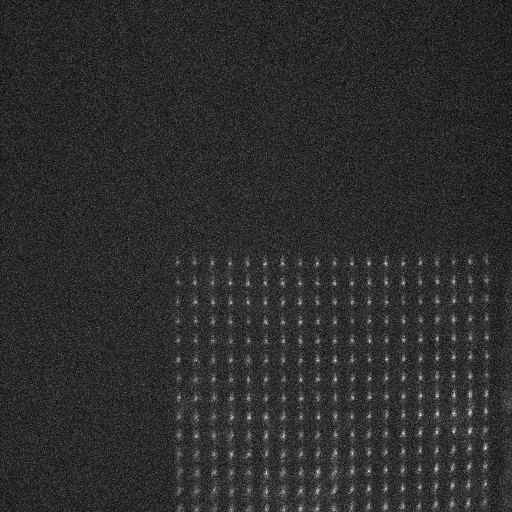
#> input picture calibration/100x/488.tif, 512 x 512 px
$ python fiona_python_2.py
#> lines starting #> are read from the running program, lines starting #| are printed output that depends on the picture; long printed decimals are rounded
# -*- coding: utf-8 -*-
"""
Created on Sat Aug 15 12:32:33 2015

@author: Andre
"""
import seaborn as sns
sns.set()
import matplotlib.pyplot as plt
import numpy as np
from mpl_toolkits.mplot3d import Axes3D
import scipy.optimize as sp
from scipy.spatial import distance


plt.close('all')
#####################################################################################
def twoD_Gaussian(x_y, offset, amplitude, xo, yo, sigma_x, sigma_y, theta):
    x, y = x_y
    xo = float(xo)
    yo = float(yo)
    a = (np.cos(theta)**2)/(2*sigma_x**2) + (np.sin(theta)**2)/(2*sigma_y**2)
    b = -(np.sin(2*theta))/(4*sigma_x**2) + (np.sin(2*theta))/(4*sigma_y**2)
    c = (np.sin(theta)**2)/(2*sigma_x**2) + (np.cos(theta)**2)/(2*sigma_y**2)
    g = offset + amplitude*np.exp( - (a*((x-xo)**2) + 2*b*(x-xo)*(y-yo)
                            + c*((y-yo)**2)))
    return g.ravel()

###################################################################################


imagesFiles = [ '488.tif',  '592.tif', '680.tif', '735.tif']


initialPoint = np.array([[177, 262], [177, 308], [180,334], [185,349]])

zeroPoint = 680


#############################################

centerPos = []

for i,items in enumerate(imagesFiles):

    image = plt.imread(items) #read image file
#> image is the input picture: shape (512, 512) uint16; min 1009, max 9780, mean 2502.3

    squareSize = 16

    X, Y = np.mgrid[initialPoint[i][0]-squareSize/2:initialPoint[i][0]+squareSize/2 +1,initialPoint[i][1]-squareSize/2:initialPoint[i][1]+squareSize/2 +1]

    imageMask =  image[int(np.min(Y)):int(np.max(Y))+1, int(np.min(X)):int(np.max(X))+1] #to mask it correctly we have to invert X and Y here

    ig = (np.min(image), np.max(image) , initialPoint[i][0], initialPoint[i][1], 2.0, 2.0, 0.0)
#> ig = (1009, 9780, 177, 262, 2, 2, 0)
    inpars, pcov = sp.curve_fit(twoD_Gaussian,(X,Y), imageMask.ravel(), p0=ig, maxfev=20000)
#> inpars = [2549.7, 2697.4, 177, 262.1, 1.82, 1.27, 0.327]
    fit3 = twoD_Gaussian((X, Y), *inpars).reshape(len(X),len(Y))


    #Plot image
    fig1 = plt.figure()
    ax1 = fig1.add_subplot(111, projection='3d')
    ax1.plot_surface(X, Y, imageMask, rstride=1, cstride=1, cmap="hsv", linewidth=0, antialiased=False, alpha=0.5)
    ax1.plot_wireframe(X, Y, fit3, color="black", linewidth=3, alpha=0.3)
    ax1.set_xlabel("Pixels")
    ax1.set_ylabel("Pixels")
    ax1.set_zlabel("Intensity")
    plt.title(items)
    plt.show()
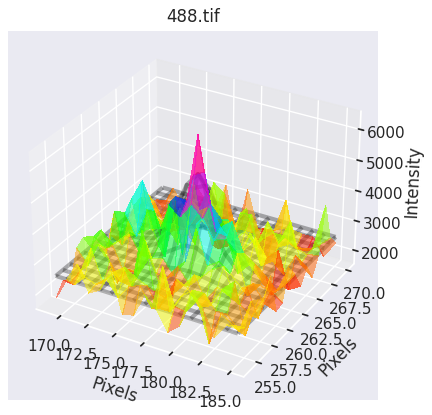
#> figure drawn by matplotlib, 1 panel


    # Getting center and standard deviation in x and y
    xCenter = inpars[2]       # Center of x in nanometer
#> xCenter = 177
    yCenter = inpars[3]       # Center of y in nanometer
#> yCenter = 262.1
    print('==========================')
    print(items)
    print('X pos: ' + str(xCenter))
#| X pos: 177.023
    print('Y pos: ' + str(yCenter))
#| Y pos: 262.100
    print('===========================')

    splitName = items.split('.tif')
    centerPos.append([int(splitName[0]), xCenter, yCenter])
#> pass 2 of the loop `for i,items in enumerate(imagesFiles):`:
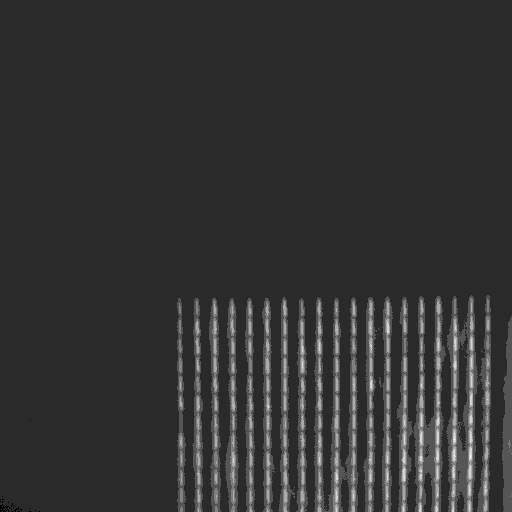
#> input picture calibration/100x/592.tif, 512 x 512 px
#> image is the input picture: shape (512, 512) uint16; min 1000, max 2337, mean 1179.3
#> ig = (1000, 2337, 177, 308, 2, 2, 0)
#> inpars = [1127, 532.5, 176.6, 310.3, 1.54, 6.95, -14.2]
#> `plt.show()`:
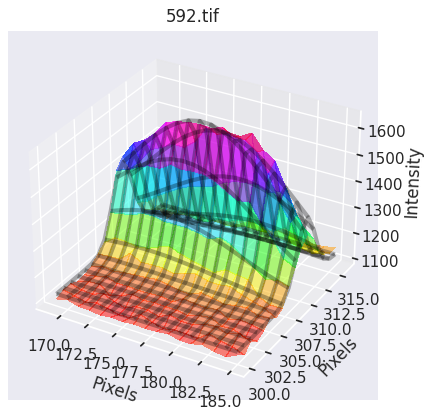
#> figure drawn by matplotlib, 1 panel
#> xCenter = 176.6
#> yCenter = 310.3
#| X pos: 176.587
#| Y pos: 310.278
#> pass 3 of the loop `for i,items in enumerate(imagesFiles):`:
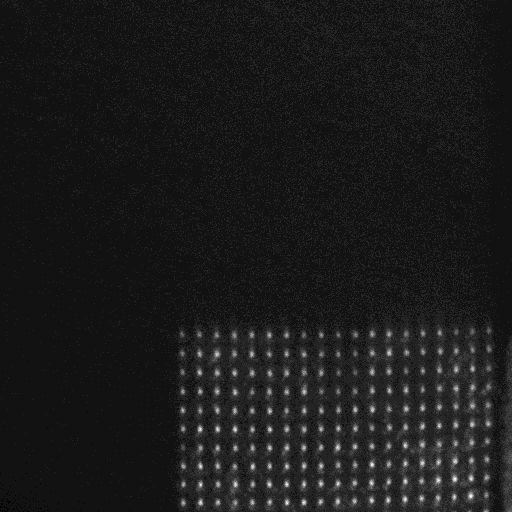
#> input picture calibration/100x/680.tif, 512 x 512 px
#> image is the input picture: shape (512, 512) uint16; min 988, max 4539, mean 1296.2
#> ig = (988, 4539, 180, 334, 2, 2, 0)
#> inpars = [1255.4, 1146, 179.7, 335.7, 2.52, 1.6, -0.203]
#> `plt.show()`:
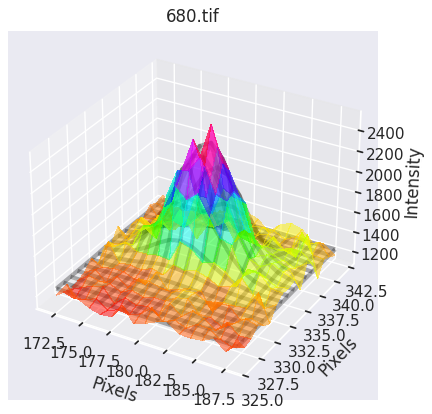
#> figure drawn by matplotlib, 1 panel
#> xCenter = 179.7
#> yCenter = 335.7
#| X pos: 179.744
#| Y pos: 335.693
#> the loop made 4 passes; the first 3 are shown

centerPos = np.array(centerPos)

distancesAll = distance.cdist(centerPos[:,1:3], centerPos[:,1:3])

pixelRef_ind = np.where(centerPos[:,0] == zeroPoint)[0][0]

distanceCenter = distancesAll[pixelRef_ind, :]

distanceCenter[0:pixelRef_ind] = distanceCenter[0:pixelRef_ind]*-1

plt.figure()
plt.plot(distanceCenter, centerPos[:,0], 'o')
plt.xlabel('Pixel Displacement')
plt.ylabel('Wavelength (nm)')
plt.title('Pixel Displacement by Wavelength')


z = np.polyfit(distanceCenter, centerPos[:,0], 3)
p = np.poly1d(z)

xx = np.arange(np.min(distanceCenter)-2, np.max(distanceCenter)+2, 0.5)
#> xx = 183 values from -75.64 to 15.36
yy = p(xx)
plt.plot(xx,yy, '--r')
#plt.show()
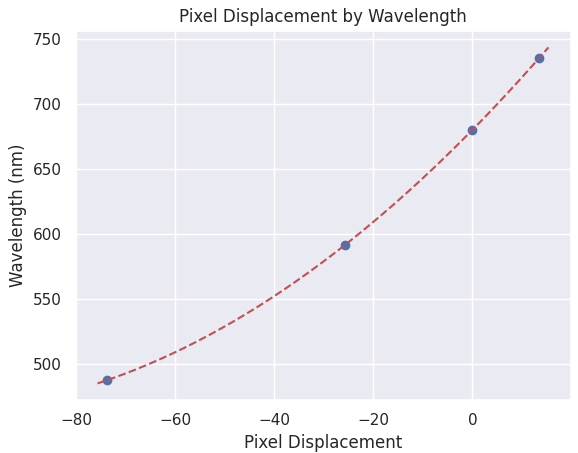
#> figure drawn by matplotlib, 1 panel; curve peaks at x = 15.36, y = 743.4
